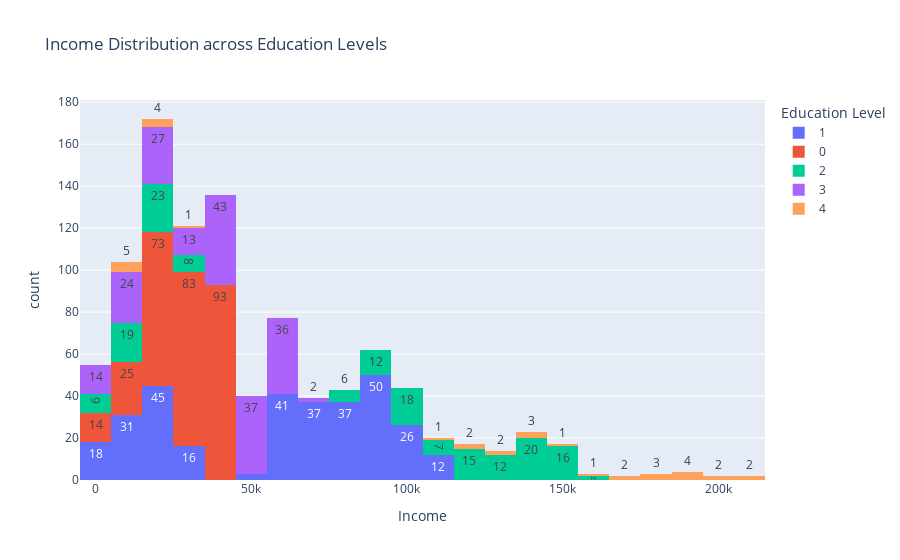

Here is the notebook cell this chart was saved with:
### Code cell
# Visualization for Income and Education Level.
age_smoking_bar = px.histogram(df, x=df['Income'], color=df['Education Level'],
                               text_auto=True, title='Income Distribution across Education Levels')
age_smoking_bar.show()

### Figure 1 — Plotly figure (JSON) as saved in the notebook; plotly's stock layout.template omitted (floating-point values rounded to 4 significant figures; data arrays with more than 128 entries replaced by an {"elided": "..."} marker saying what was removed)
{"data": [{"bingroup": "x", "hovertemplate": "Education Level=1<br>Income=%{x}<br>count=%{y}<extra></extra>", "legendgroup": "1", "marker": {"color": "#636efa", "pattern": {"shape": ""}}, "name": "1", "orientation": "v", "showlegend": true, "texttemplate": "%{value}", "type": "histogram", "x": {"elided": "316 float values"}, "xaxis": "x", "yaxis": "y"}, {"bingroup": "x", "hovertemplate": "Education Level=0<br>Income=%{x}<br>count=%{y}<extra></extra>", "legendgroup": "0", "marker": {"color": "#EF553B", "pattern": {"shape": ""}}, "name": "0", "orientation": "v", "showlegend": true, "texttemplate": "%{value}", "type": "histogram", "x": {"elided": "288 float values"}, "xaxis": "x", "yaxis": "y"}, {"bingroup": "x", "hovertemplate": "Education Level=2<br>Income=%{x}<br>count=%{y}<extra></extra>", "legendgroup": "2", "marker": {"color": "#00cc96", "pattern": {"shape": ""}}, "name": "2", "orientation": "v", "showlegend": true, "texttemplate": "%{value}", "type": "histogram", "x": {"elided": "167 float values"}, "xaxis": "x", "yaxis": "y"}, {"bingroup": "x", "hovertemplate": "Education Level=3<br>Income=%{x}<br>count=%{y}<extra></extra>", "legendgroup": "3", "marker": {"color": "#ab63fa", "pattern": {"shape": ""}}, "name": "3", "orientation": "v", "showlegend": true, "texttemplate": "%{value}", "type": "histogram", "x": {"elided": "196 float values"}, "xaxis": "x", "yaxis": "y"}, {"bingroup": "x", "hovertemplate": "Education Level=4<br>Income=%{x}<br>count=%{y}<extra></extra>", "legendgroup": "4", "marker": {"color": "#FFA15A", "pattern": {"shape": ""}}, "name": "4", "orientation": "v", "showlegend": true, "texttemplate": "%{value}", "type": "histogram", "x": [202400.0, 6458.0, 124700.0, 143900.0, 169400.0, 180100.0, 14880.0, 193800.0, 156800.0, 140900.0, 121300.0, 177000.0, 209900.0, 209700.0, 11540.0, 20600.0, 128800.0, 19520.0, 112500.0, 130700.0, 13270.0, 17090.0, 186600.0, 22740.0, 198200.0, 191300.0, 152600.0, 168900.0, 13080.0, 195000.0, 25730.0, 137000.0, 178900.0], "xaxis": "x", "yaxis": "y"}], "layout": {"barmode": "relative", "legend": {"title": {"text": "Education Level"}, "tracegroupgap": 0}, "title": {"text": "Income Distribution across Education Levels"}, "xaxis": {"anchor": "y", "domain": [0, 1], "title": {"text": "Income"}}, "yaxis": {"anchor": "x", "domain": [0, 1], "title": {"text": "count"}}}}
